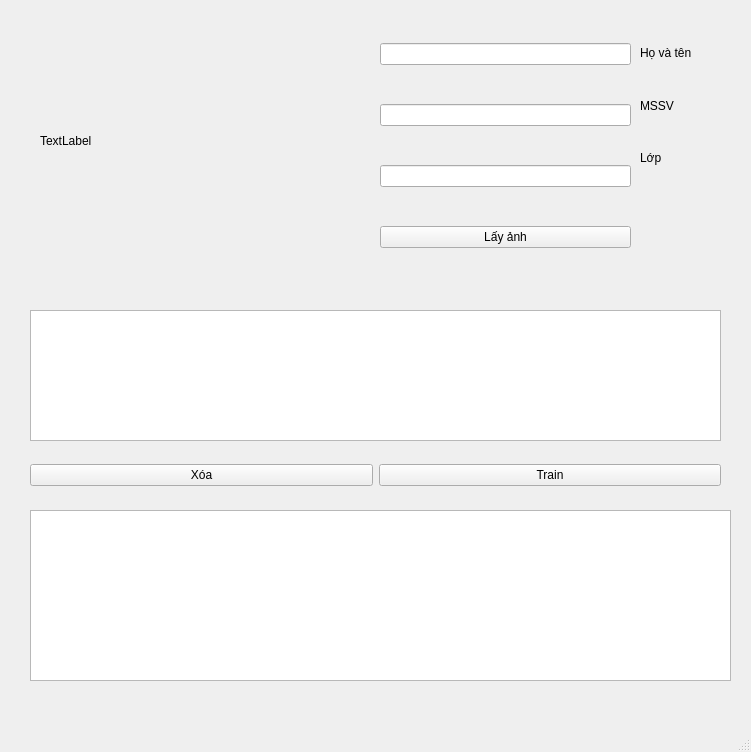
<?xml version="1.0" encoding="UTF-8"?>
<ui version="4.0">
 <class>MainWindow</class>
 <widget class="QMainWindow" name="MainWindow">
  <property name="geometry">
   <rect>
    <x>0</x>
    <y>0</y>
    <width>751</width>
    <height>752</height>
   </rect>
  </property>
  <property name="windowTitle">
   <string>MainWindow</string>
  </property>
  <widget class="QWidget" name="centralwidget">
   <widget class="QWidget" name="horizontalLayoutWidget">
    <property name="geometry">
     <rect>
      <x>30</x>
      <y>450</y>
      <width>691</width>
      <height>51</height>
     </rect>
    </property>
    <layout class="QHBoxLayout" name="horizontalLayout">
     <item>
      <widget class="QPushButton" name="pushButton_2">
       <property name="text">
        <string>Xóa</string>
       </property>
      </widget>
     </item>
     <item>
      <widget class="QPushButton" name="btn_train">
       <property name="text">
        <string>Train</string>
       </property>
      </widget>
     </item>
    </layout>
   </widget>
   <widget class="QWidget" name="verticalLayoutWidget">
    <property name="geometry">
     <rect>
      <x>380</x>
      <y>10</y>
      <width>251</width>
      <height>271</height>
     </rect>
    </property>
    <layout class="QVBoxLayout" name="verticalLayout">
     <item>
      <widget class="QLineEdit" name="txt_ten">
       <property name="text">
        <string/>
       </property>
      </widget>
     </item>
     <item>
      <widget class="QLineEdit" name="txt_mssv"/>
     </item>
     <item>
      <widget class="QLineEdit" name="txt_lop"/>
     </item>
     <item>
      <widget class="QPushButton" name="btn_layAnh">
       <property name="text">
        <string>Lấy ảnh</string>
       </property>
      </widget>
     </item>
    </layout>
   </widget>
   <widget class="QWidget" name="verticalLayoutWidget_2">
    <property name="geometry">
     <rect>
      <x>640</x>
      <y>30</y>
      <width>61</width>
      <height>151</height>
     </rect>
    </property>
    <layout class="QVBoxLayout" name="verticalLayout_2">
     <item>
      <widget class="QLabel" name="label_2">
       <property name="text">
        <string>Họ và tên</string>
       </property>
      </widget>
     </item>
     <item>
      <widget class="QLabel" name="label">
       <property name="text">
        <string>MSSV</string>
       </property>
      </widget>
     </item>
     <item>
      <widget class="QLabel" name="label_3">
       <property name="text">
        <string>Lớp</string>
       </property>
      </widget>
     </item>
    </layout>
   </widget>
   <widget class="QTableView" name="tableView">
    <property name="geometry">
     <rect>
      <x>-260</x>
      <y>370</y>
      <width>256</width>
      <height>192</height>
     </rect>
    </property>
   </widget>
   <widget class="QTableView" name="tbl_getIma">
    <property name="geometry">
     <rect>
      <x>30</x>
      <y>310</y>
      <width>691</width>
      <height>131</height>
     </rect>
    </property>
   </widget>
   <widget class="QTableView" name="tbl_train">
    <property name="geometry">
     <rect>
      <x>30</x>
      <y>510</y>
      <width>701</width>
      <height>171</height>
     </rect>
    </property>
   </widget>
   <widget class="QLabel" name="label_4">
    <property name="geometry">
     <rect>
      <x>40</x>
      <y>10</y>
      <width>321</width>
      <height>261</height>
     </rect>
    </property>
    <property name="text">
     <string>TextLabel</string>
    </property>
   </widget>
  </widget>
  <widget class="QMenuBar" name="menubar">
   <property name="geometry">
    <rect>
     <x>0</x>
     <y>0</y>
     <width>751</width>
     <height>26</height>
    </rect>
   </property>
  </widget>
  <widget class="QStatusBar" name="statusbar"/>
 </widget>
 <resources/>
 <connections/>
</ui>
